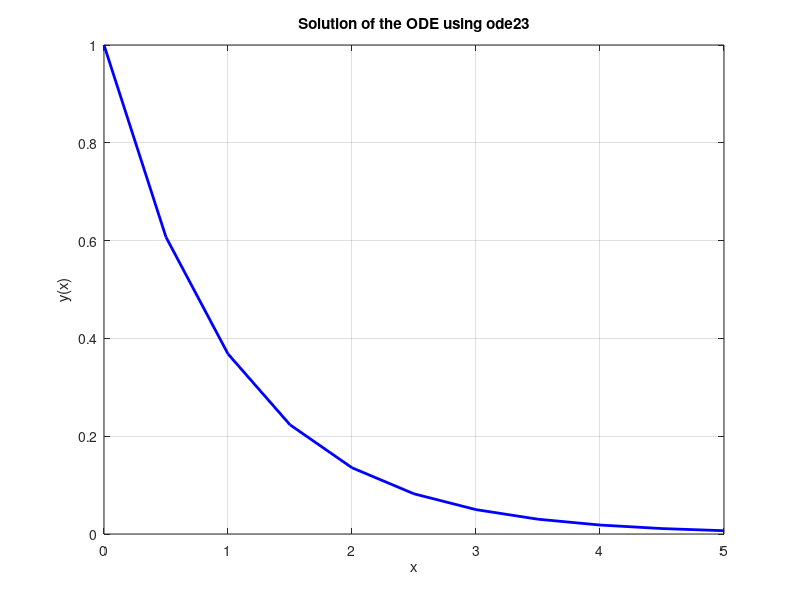

Here is the MATLAB script that generated this plot:
% Define the ODE as a function
ode = @(x, Y) [Y(2); -1001 * Y(2) - 1000 * Y(1)];

% Define the initial conditions
initial_conditions = [1; 0]; % y(0) = 1, and dy/dx(0) = 0

% Define the range of x values
x_range = 0:0.5:5; % Adjust the range as needed

% Use ode23 to solve the ODE
[x, Y] = ode23(ode, x_range, initial_conditions);

% Extract the solutions for y and z
y = Y(:, 1);

% Plot the solution
figure;
plot(x, y, 'b', 'LineWidth', 2);
xlabel('x');
ylabel('y(x)');
title('Solution of the ODE using ode23');
grid on;
